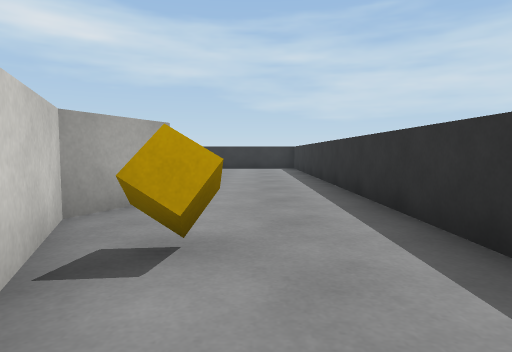
[1] (above)

17 first-person views from a walk through a 3-D level made in the Unity game engine. The camera is 0.72 m above the floor, tilts 4° down and sees 75° across. The floor is counted in squares, 1 m on a side. Each view is taken from the middle of a square. On the plan, view 1 faces up. The plan holds only what a view shows up to about 10 squares ahead; the rest is blank. The player character is not drawn. Surface patterns are stand-ins for the level's own textures.

[2]
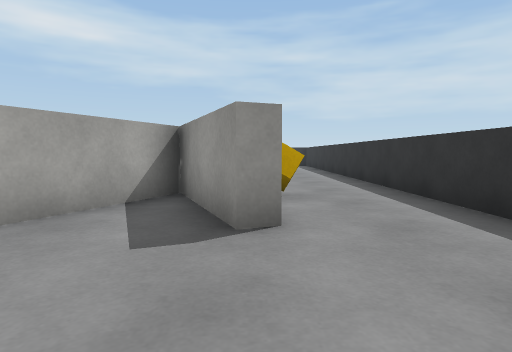

[3]
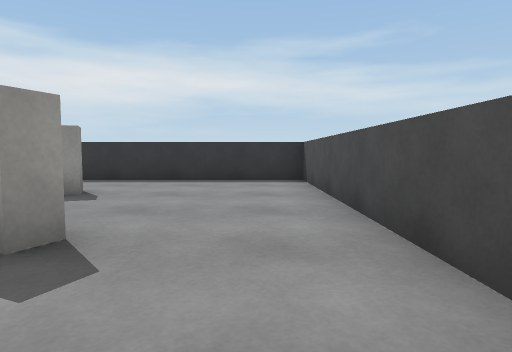

[4]
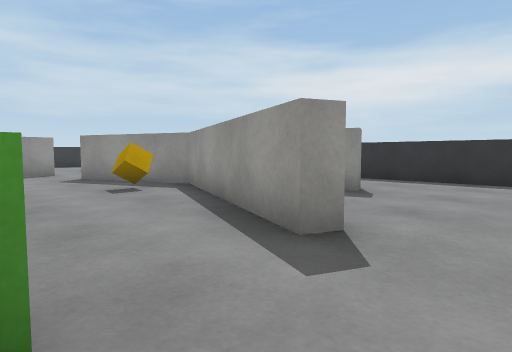

[5]
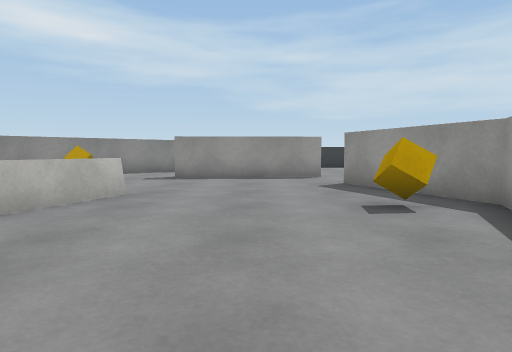

[6]
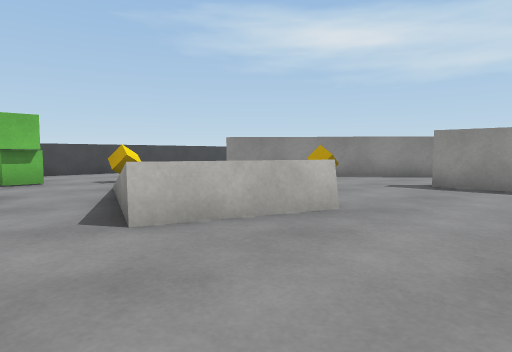

[7]
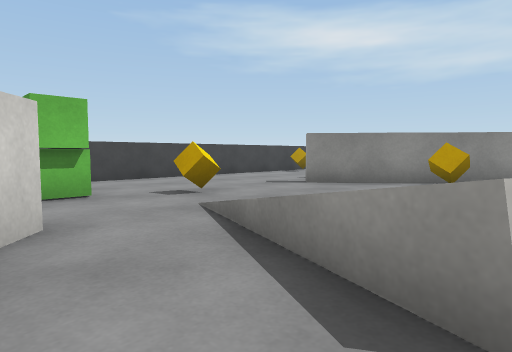

[8]
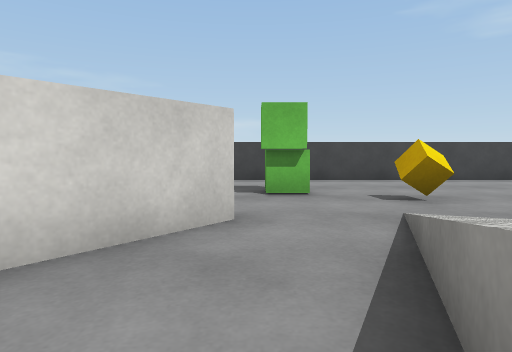

[9]
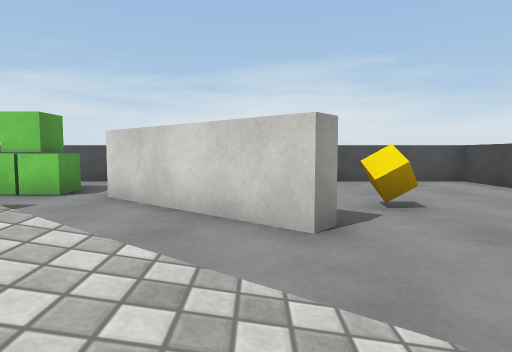

[10]
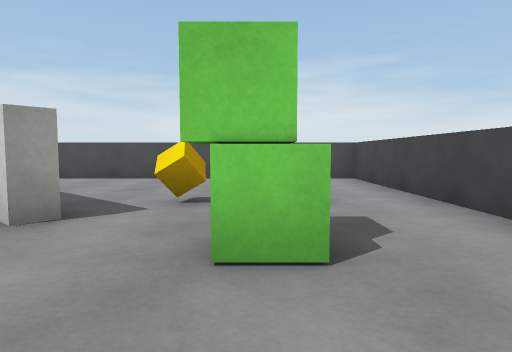

[11]
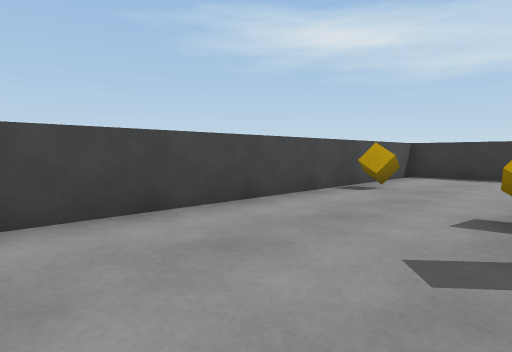

[12]
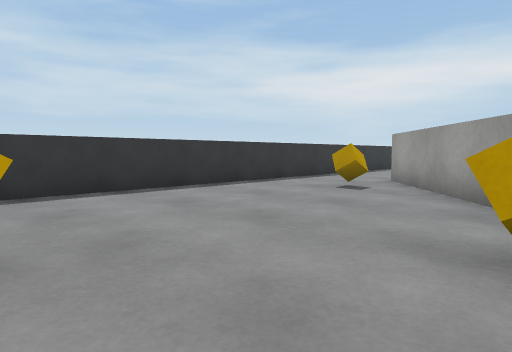

[13]
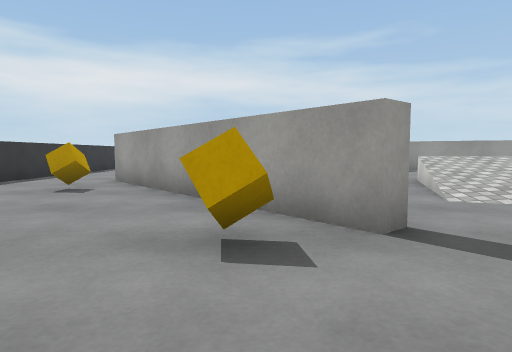

[14]
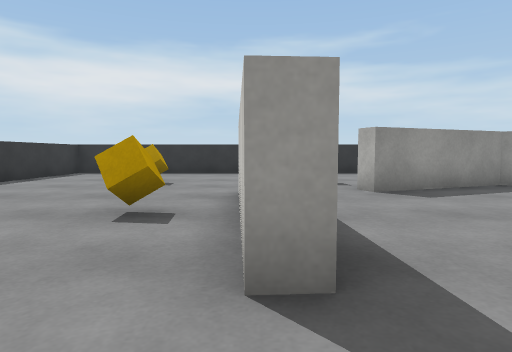

[15]
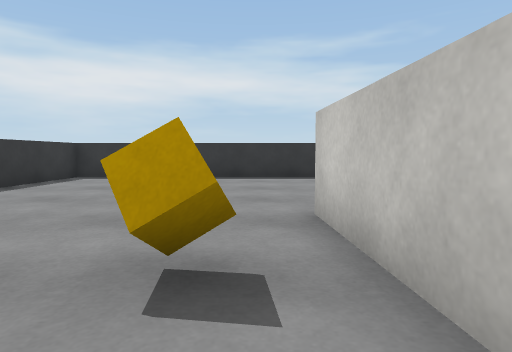

[16]
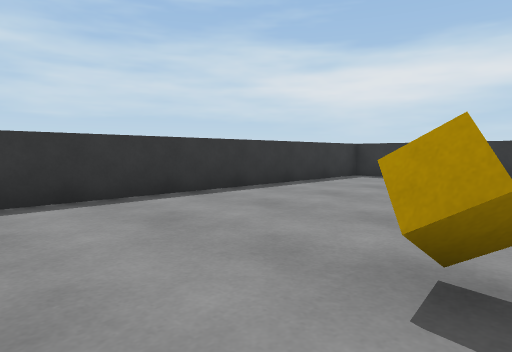

[17]
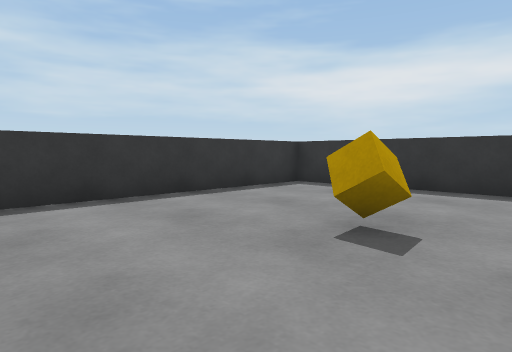

### Floor plan
Key: @ floor where view 1 was taken; # wall or solid block; . floor; / step, stairs or slope; = window, fence, low wall or low ledge; O other object.
Columns run from 18 left of view 1 to 2 right of it. Each row starts with its distance up from view 1.
 16 #####################
 15 #...................#
 14 #...................#
 13 #.......O...........#
 12 #........#..........#
 11 #O......##......O...#
 10 #......##...O.......#
  9 #...O###..####......#
  8 #...##.O.......  ...#
  7 #.............#.....#
  6 #....../......##....#
  5 #.....///=.....##...#
  4 #...O.////.....##...#
  3 #..O...//=....O##...#
  2 #..O...........##O..#
  1 #....##.......####..#
  0 #...O.##......#...@.#
 -1 #......##.OO..#.....#
 -2 #.........OO........#
 -3 #...................#
 -4 #####################

Positions as (right, up) in squares from view 1, and headings:
1: (0, 0), facing up
2: (-1, -3), facing up
3: (-7, -3), facing right
4: (-7, -3), facing up-right
5: (-6, -1), facing up
6: (-6, 1), facing up-left
7: (-9, 1), facing up-left
8: (-9, 2), facing left
9: (-12, 5), facing down
10: (-15, 5), facing down
11: (-14, 5), facing up-left
12: (-17, 9), facing up-right
13: (-17, 9), facing right
14: (-10, 9), facing right
15: (-8, 10), facing right
16: (-8, 10), facing up-right
17: (-5, 10), facing up-right
